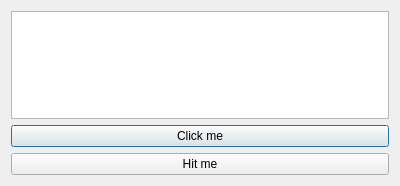
<?xml version="1.0" encoding="UTF-8"?>
<ui version="4.0">
 <class>customDialog</class>
 <widget class="QDialog" name="customDialog">
  <property name="geometry">
   <rect>
    <x>0</x>
    <y>0</y>
    <width>400</width>
    <height>186</height>
   </rect>
  </property>
  <property name="windowTitle">
   <string>Dialog</string>
  </property>
  <layout class="QVBoxLayout" name="verticalLayout">
   <item>
    <widget class="QTextEdit" name="textEdit"/>
   </item>
   <item>
    <widget class="QPushButton" name="pushButton">
     <property name="text">
      <string>Click me</string>
     </property>
    </widget>
   </item>
   <item>
    <widget class="QPushButton" name="pushButton_2">
     <property name="text">
      <string>Hit me</string>
     </property>
    </widget>
   </item>
  </layout>
 </widget>
 <resources/>
 <connections/>
</ui>
